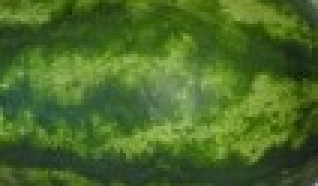
#> input picture test_data/watermelon_ripe_3.jpg, 106 x 62 px (shown 3 times larger); its folder holds only this picture in this run
$ python -i main.py   (imports and definitions only)   (older library calls are emulated)
#> lines starting #> are read from the running program, lines starting #| are printed output that depends on the picture
# import library numpy untuk mempermudah komputasi saintifik
import numpy as np
# dari Python Image Library (PIL) import ImageTk dan Image
from PIL import ImageTk, Image
# dari matplotlib.figure import Figure untuk membuat visualisasi
from matplotlib.figure import Figure
# library untuk menampilkan visualisasi di GUI
from matplotlib.backends.backend_tkagg import FigureCanvasTkAgg
# tkinter adalah libary GUI untuk python
from tkinter import Tk, Button, filedialog, Label, Canvas, Message

# deklarasi panel untuk menampilkan foto original, foto hitam putih
# histogram dan pesan teks hasil deteksi
panel_photo = None
panel_photo_bw = None
panel_histogram_gs =  None
panel_message = None
# fungsi untuk membuka, menampilkan citra original,
# menampilkan foto hitam putih, histogram dan melakukan deteksi
def process_img():
    # panjang citra di GUI
    width = 240
    # lebar citra di GUI
    height = 240
    # mendeklarasikan panel yang sudah dideklarasikan menjadi global
    global panel_photo, panel_photo_bw, panel_histogram_gs, panel_message
    # jika fungsi process_img() sudah dijalankan sebelumnya
    # maka tutup / hapus panel yang sudah ada sebelumnya
    if panel_photo != None:
        panel_photo.destroy()
        panel_photo_bw.destroy()
        panel_histogram_gs.get_tk_widget().destroy()
        panel_message.destroy()

    # tampilkan jendela untuk memilih file citra yang akan diproses
    file_name = filedialog.askopenfilename(title ='Select Image')
#> the answer given: ../test_data/watermelon_ripe_3.jpg
    # simpan file sebagai citra
    img = Image.open(file_name)
#> img is the input picture: PIL image 106x62 RGB; mean R, G, B 73.8, 106.1, 39.7
    # ubah ukuran citra sesuai panjang dan lebar yg telah ditentukan
    img_resized = img.resize((width, height), Image.ANTIALIAS)
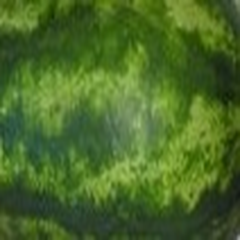
#> img_resized: PIL image 240x240 RGB; mean R, G, B 73.9, 106.1, 39.7
    # ubah citra menjadi citra untuk GUI
    img_tk = ImageTk.PhotoImage(img_resized)
    # tampilkan citra di panel_photo dengan posisi x=10 dan y=50
#> (the run stopped early here; a loop or call above may not have finished)

$ run again, on test_data/watermelon_ripe_5.jpg
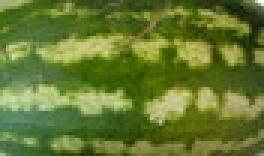
#> input picture test_data/watermelon_ripe_5.jpg, 88 x 52 px (shown 3 times larger)
#> in process_img, img is the input picture: PIL image 88x52 RGB; mean R, G, B 100.4, 120.6, 47.7
#> in process_img, `img_resized = img.resize((width, height), Image.ANTIALIAS)`:
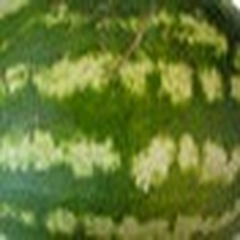
#> img_resized: PIL image 240x240 RGB; mean R, G, B 100.4, 120.6, 47.8

$ run again, on test_data/watermelon_ripe_6.jpg
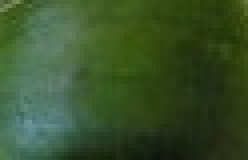
#> input picture test_data/watermelon_ripe_6.jpg, 62 x 40 px (shown 4 times larger)
#> in process_img, img is the input picture: PIL image 62x40 RGB; mean R, G, B 56.3, 81.3, 42.6
#> in process_img, `img_resized = img.resize((width, height), Image.ANTIALIAS)`:
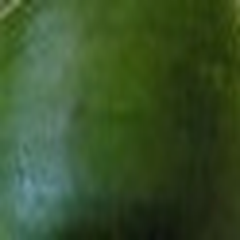
#> img_resized: PIL image 240x240 RGB; mean R, G, B 56.3, 81.3, 42.6

$ run again, on test_data/watermelon_ripe_7.jpg
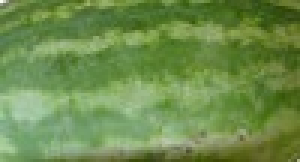
#> input picture test_data/watermelon_ripe_7.jpg, 100 x 54 px (shown 3 times larger)
#> in process_img, img is the input picture: PIL image 100x54 RGB; mean R, G, B 109.7, 141.2, 76.4
#> in process_img, `img_resized = img.resize((width, height), Image.ANTIALIAS)`:
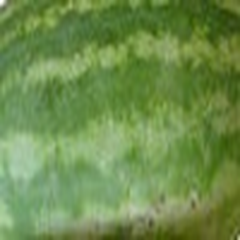
#> img_resized: PIL image 240x240 RGB; mean R, G, B 109.7, 141.2, 76.4

$ run again, on test_data/watermelon_ripe_4.jpg
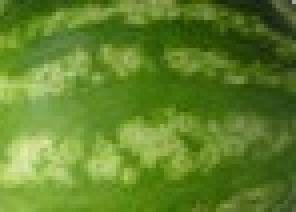
#> input picture test_data/watermelon_ripe_4.jpg, 74 x 53 px (shown 4 times larger)
#> in process_img, img is the input picture: PIL image 74x53 RGB; mean R, G, B 97, 130.9, 42.4
#> in process_img, `img_resized = img.resize((width, height), Image.ANTIALIAS)`:
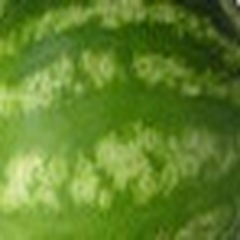
#> img_resized: PIL image 240x240 RGB; mean R, G, B 97, 130.9, 42.4
